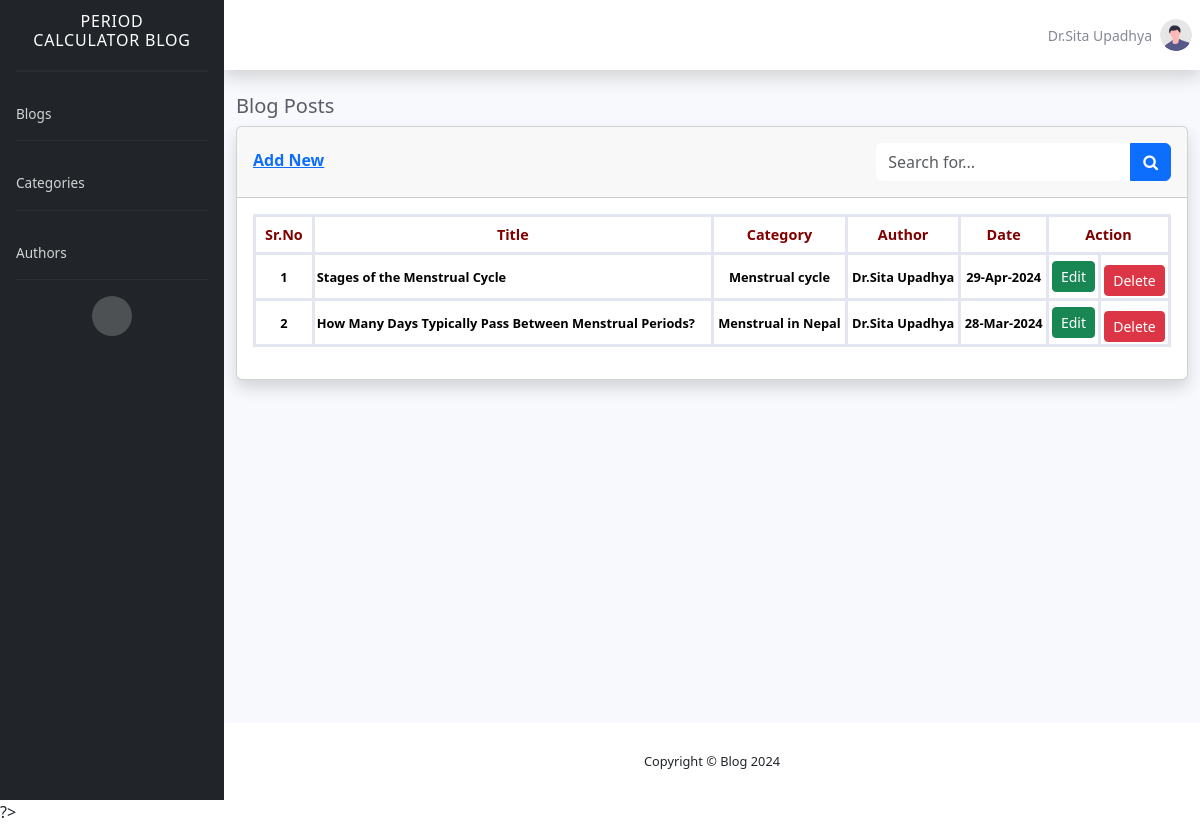
Screenshot of /blogs/admin/index.php (signed in) with the database file from the repository.
### tables this page shows
CREATE TABLE `blog` (
  `blog_id` int(11) NOT NULL PRIMARY KEY AUTO_INCREMENT,
  `blog_title` varchar(255) NOT NULL,
  `blog_body` longtext NOT NULL,
  `blog_image` varchar(255) NOT NULL,
  `category` int(11) NOT NULL,
  `author_id` int(11) NOT NULL,
  `publish_date` timestamp NOT NULL DEFAULT current_timestamp()
);

CREATE TABLE `categories` (
  `cat_id` int(11) NOT NULL PRIMARY KEY AUTO_INCREMENT,
  `cat_name` varchar(255) NOT NULL
);

CREATE TABLE `author` (
  `author_id` int(11) NOT NULL PRIMARY KEY AUTO_INCREMENT,
  `author_name` varchar(100) NOT NULL,
  `email` varchar(255) NOT NULL,
  `password` varchar(255) NOT NULL,
  `role` int(11) NOT NULL
);

### blogs/admin/index.php (the view, shortened to what this page needs)
<?php include "header.php";
if (isset($_SESSION['user_data'])) {
   $userID = $_SESSION['user_data']['0'];
}
if (!isset($_GET['page'])) {
   $page = 1;
} else {
   $page = $_GET['page'];
}
$limit = 5;
$offset = ($page - 1) * $limit;
?>
<div class="container-fluid" id="adminpage">
   <h5 class="mb-2 text-gray-800">Blog Posts</h5>
   <div class="card shadow">
      <div class="card-header py-3 d-flex justify-content-between">
         <div>
            <a href="add_blogs.php">
               <h6 class="font-weight-bold text-primary mt-2">Add New</h6>
            </a>
         </div>
         <div>
            <form class="navbar-search">
               <div class="input-group">
                  <input type="text" class="form-control bg-white border-0 small" placeholder="Search for...">
                  <div class="input-group-append">
                     <button class="btn btn-primary" type="button"> <i class="fa fa-search"></i></button>
                  </div>
               </div>
            </form>
         </div>
      </div>
      <div class="card-body">
         <div class="table-responsive">
            <table class="table table-bordered" id="dataTable" width="100%" cellspacing="0">
               <thead>
                  <tr>
                     <th>Sr.No</th>
                     <th>Title</th>
                     <th>Category</th>
                     <th>Author</th>
                     <th>Date</th>
                     <th colspan="2">Action</th>
                  </tr>
               </thead>
               <tbody>
                  <?php
                  $sql = "SELECT * FROM blog LEFT JOIN categories ON blog.category=categories.cat_id LEFT JOIN author ON blog.author_id=author.author_id WHERE blog.author_id='$userID' ORDER BY blog.publish_date DESC limit $offset,$limit";
                  $query = mysqli_query($config, $sql);
                  $rows = mysqli_num_rows($query);
                  if ($rows) {
                     while ($result = mysqli_fetch_assoc($query)) {
                        ?>
                        <tr>
                           <td><?= ++$offset ?></td>
                           <td><?= $result['blog_title'] ?></td>
                           <td><?= $result['cat_name'] ?></td>
                           <td><?= $result['author_name'] ?></td>
                           <td><?= date('d-M-Y', strtotime($result['publish_date'])) ?></td>
                           <td><a href="edit_blog.php?id=<?= $result['blog_id'] ?>" class="btn btn-sm btn-success">Edit</a>
                           </td>
                           <td>
                              <form class="mt-2" method="POST" onsubmit="return confirm('Are you sure you want to delete?')">
                                 <input type="submit" name="deletePost" value="Delete" class="btn btn-sm btn-danger">
                              </form>
                           </td>
                        </tr>
                     <?php }
                  } else {
                     ?>
                     <tr>
                        <td colspan="7">No record found</td>
                     </tr>
                     <?php
                  }
                  ?>
               </tbody>
            </table>
         </div>
      </div>
   </div>
</div>
</div>
<?php include "footer.php";
?>

### rows the page displays
blog: blog_title "Stages of the Menstrual Cycle", categories.cat_name "Menstrual cycle", author.author_name "Dr.Sita Upadhya", publish_date "29-Apr-2024"
blog: blog_title "How Many Days Typically Pass Between Menstrual Periods?", categories.cat_name "Menstrual in Nepal", author.author_name "Dr.Sita Upadhya", publish_date "28-Mar-2024"

### other values shown
$_SESSION['user_data']['1'] "Dr.Sita Upadhya"
